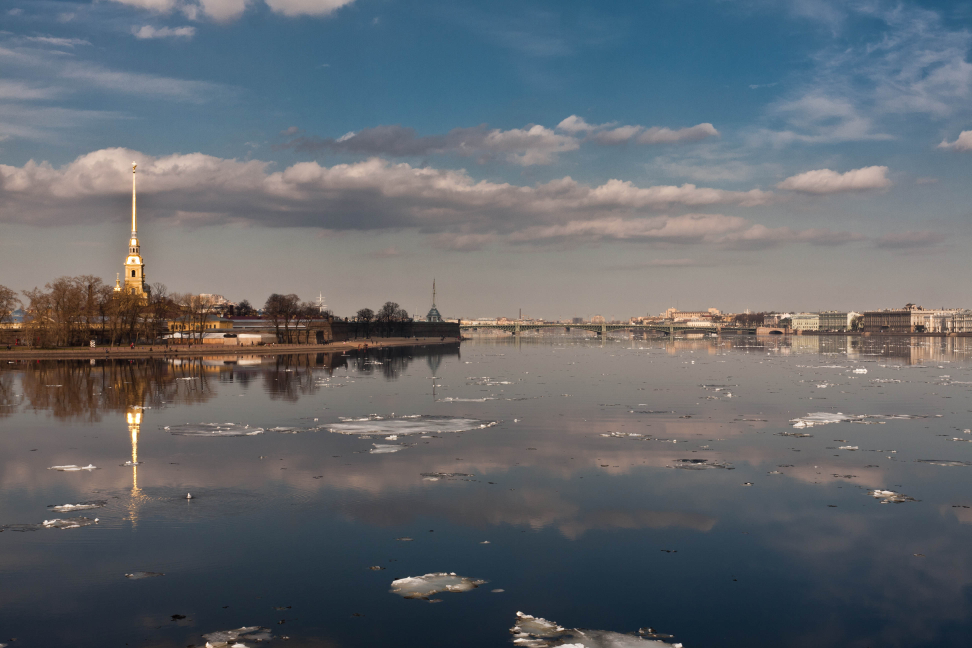
//> input picture Prj_Final/Prj_Final/test/boat1（本来是3）.jpg, 3888 x 2592 px (shown at 1/4 size)
$ ./Prj_Final   (built with g++ and OpenCV 4, older OpenCV classes emulated)
//> lines starting //> are read from the running program, lines starting //| are printed output that depends on the picture
// Prj_Final.cpp : 定义控制台应用程序的入口点。
//

#include <iostream>
#include <string>
#include "opencv2/highgui/highgui.hpp"
#include <opencv2/imgproc/imgproc.hpp>
#include "opencv2/core/core.hpp"
#include<stdlib.h>
#include <opencv2/stitching/stitcher.hpp>
#include"opencv2/nonfree/nonfree.hpp"
#include"opencv2/legacy/legacy.hpp"
#include <io.h>

using namespace std;
using namespace cv;

typedef struct
{
	Point2f left_top;
	Point2f left_bottom;
	Point2f right_top;
	Point2f right_bottom;
}four_corners_t;

typedef struct
{
	int src_pic_num; // 图片序号
	int dst_pic_num;
	float src_pic_x; // 平均x坐标
	float dst_pic_x;
	vector<DMatch> good_match_points;
}good_macth_pair;


void OptimizeSeam(Mat &img1, Mat &trans, Mat& dst);

four_corners_t corners;
string IMAGE_PATH_PREFIX = "./image/";
bool try_use_gpu = false;
vector<Mat> imgs;
string result_name = IMAGE_PATH_PREFIX + "result.jpg";
vector<good_macth_pair> good_macth_pairs;

//计算图片四个角的值
void CalcCorners(const Mat& H, const Mat& src)
{
	double v2[] = { 0, 0, 1 };//左上角
	double v1[3];//变换后的坐标值
	Mat V2 = Mat(3, 1, CV_64FC1, v2);  //列向量
	Mat V1 = Mat(3, 1, CV_64FC1, v1);  //列向量

	V1 = H * V2;
	//左上角(0,0,1)
	cout << "V2: " << V2 << endl;
	cout << "V1: " << V1 << endl;
	corners.left_top.x = v1[0] / v1[2];
	corners.left_top.y = v1[1] / v1[2];

	//左下角(0,src.rows,1)
	v2[0] = 0;
	v2[1] = src.rows;
	v2[2] = 1;
	V2 = Mat(3, 1, CV_64FC1, v2);  //列向量
	V1 = Mat(3, 1, CV_64FC1, v1);  //列向量
	V1 = H * V2;
	corners.left_bottom.x = v1[0] / v1[2];
	corners.left_bottom.y = v1[1] / v1[2];

	//右上角(src.cols,0,1)
	v2[0] = src.cols;
	v2[1] = 0;
	v2[2] = 1;
	V2 = Mat(3, 1, CV_64FC1, v2);  //列向量
	V1 = Mat(3, 1, CV_64FC1, v1);  //列向量
	V1 = H * V2;
	corners.right_top.x = v1[0] / v1[2];
	corners.right_top.y = v1[1] / v1[2];

	//右下角(src.cols,src.rows,1)
	v2[0] = src.cols;
	v2[1] = src.rows;
	v2[2] = 1;
	V2 = Mat(3, 1, CV_64FC1, v2);  //列向量
	V1 = Mat(3, 1, CV_64FC1, v1);  //列向量
	V1 = H * V2;
	corners.right_bottom.x = v1[0] / v1[2];
	corners.right_bottom.y = v1[1] / v1[2];
}

// 读入文件夹中的全部图片
int readImg()
{
	const char path[100] = "./test/*.jpg";
	struct _finddata_t fileinfo;
	intptr_t handle;//这里不能用long
	handle = _findfirst(path, &fileinfo);
	if (!handle)
	{
		cout << "输入的路径有错误" << endl;
		return -1;
	}
	else
	{
		string name = fileinfo.name;
		cout << fileinfo.name << endl;
		Mat img = imread("./test/" + name);
//> img is the input picture: 2592 rows x 3888 cols, CV_8UC3; mean B, G, R 109.4, 103.9, 99.5
		//尺寸调整
		resize(img, img, Size(400, 300), 0, 0, INTER_LINEAR);
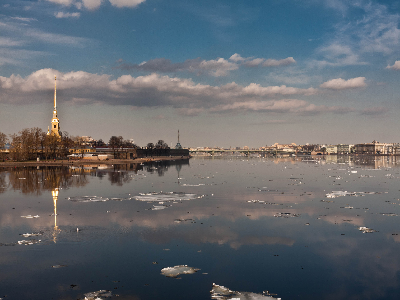
//> img: 300 rows x 400 cols, CV_8UC3; mean B, G, R 109.4, 103.9, 99.4
		imgs.push_back(img);
		while (!_findnext(handle, &fileinfo))
		{
			cout << fileinfo.name << endl;
			string name = fileinfo.name;
			Mat img = imread("./test/" + name);
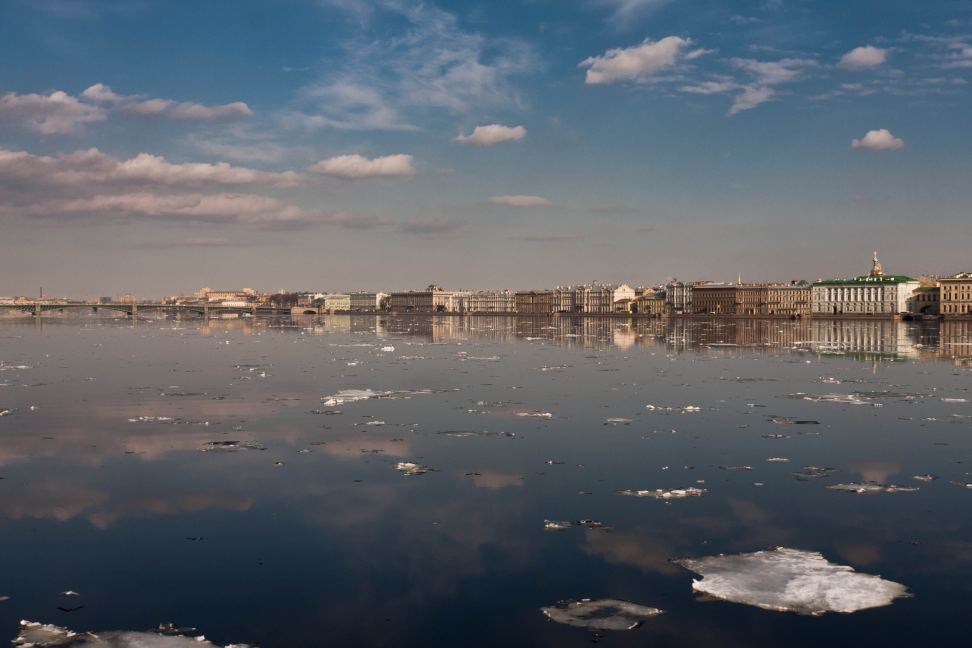
//> input picture Prj_Final/Prj_Final/test/boat2（本来是4）.jpg, 3888 x 2592 px (shown at 1/4 size)
//> img is the input picture: 2592 rows x 3888 cols, CV_8UC3; mean B, G, R 105.3, 97.9, 92.4
			// 尺寸调整
			resize(img, img, Size(400, 300), 0, 0, INTER_LINEAR);
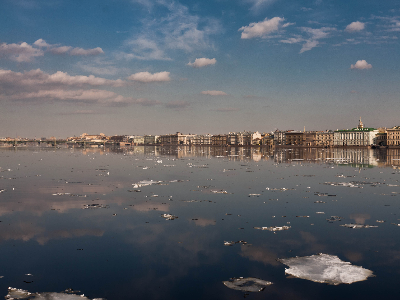
//> img: 300 rows x 400 cols, CV_8UC3; mean B, G, R 105.2, 97.8, 92.3
			imgs.push_back(img);
		}
//> pass 2 of the loop in readImg, `while (!_findnext(handle, &fileinfo))`:
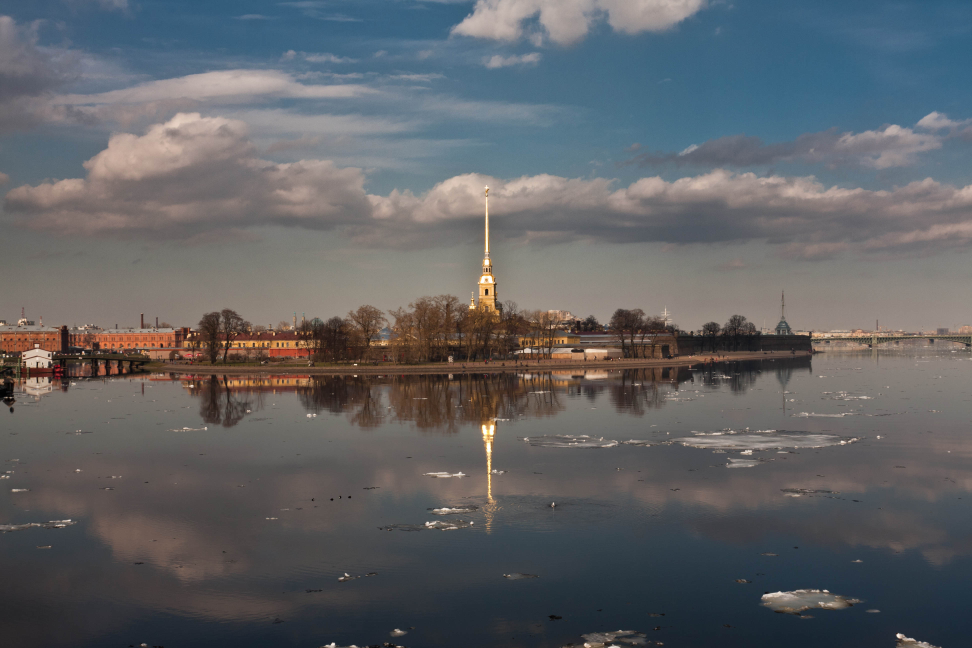
//> input picture Prj_Final/Prj_Final/test/boat3（本来是2）.jpg, 3888 x 2592 px (shown at 1/4 size)
//> in readImg, img is the input picture: 2592 rows x 3888 cols, CV_8UC3; mean B, G, R 101, 98, 96.5
//> in readImg, `resize(img, img, Size(400, 300), 0, 0, INTER_LINEAR);`:
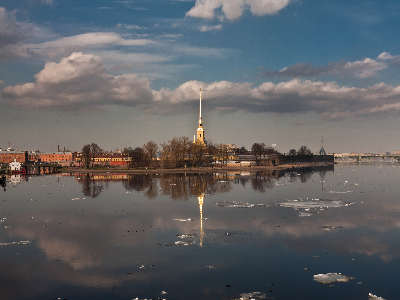
//> img: 300 rows x 400 cols, CV_8UC3; mean B, G, R 100.9, 97.9, 96.4
	}
	if (_findclose(handle) == 0) cout << "文件句柄成功关闭" << endl;  //不要忘了关闭句柄，至关重要
	else cout << "文件句柄关闭失败..." << endl;

	return 0;
}

vector<set<int>> group(vector<Mat>& imagesDesc, vector<vector<KeyPoint>>& keyPoints)
{
	vector<set<int>> groups; // 存储图片分组情况
	for (int i = 0; i < imgs.size(); i++)
	{
		for (int j = i + 1; j < imgs.size(); j++)
		{
			flann::Index flannIndex(imagesDesc[i], flann::LshIndexParams(12, 20, 2), cvflann::FLANN_DIST_HAMMING);
			vector<DMatch> GoodMatchPoints;
			Mat matchIndex(imagesDesc[j].rows, 2, CV_32SC1), matchDistance(imagesDesc[j].rows, 2, CV_32FC1);
			flannIndex.knnSearch(imagesDesc[j], matchIndex, matchDistance, 2, flann::SearchParams());
			// 交换图片顺序基本不影响特征点对的计算
			// 采用Lowe's 算法选取优秀匹配点
			for (int k = 0; k < matchDistance.rows; k++)
			{
				if (matchDistance.at<float>(k, 0) < 0.6*matchDistance.at<float>(k, 1))
				{
					DMatch dmatches(k, matchIndex.at<int>(k, 0), matchDistance.at<float>(k, 0));
					GoodMatchPoints.push_back(dmatches);
					//cout << dmatches.trainIdx << " " << dmatches.queryIdx << endl;
				}
			}
			good_macth_pair gp; // 记录优秀匹配点对，减少重复计算
			gp.src_pic_num = i;
			gp.dst_pic_num = j;
			gp.src_pic_x = 0; // 初始化（有些图片对没有匹配点）
			gp.dst_pic_x = 0;
			float src_pic_x_sum = 0;
			float dst_pic_x_sum = 0;
			gp.good_match_points = GoodMatchPoints;
			for (int k = 0; k < GoodMatchPoints.size(); k++)
			{
				DMatch dmatch = GoodMatchPoints[k];
				src_pic_x_sum += keyPoints[i][dmatch.trainIdx].pt.x;
				dst_pic_x_sum += keyPoints[j][dmatch.queryIdx].pt.x;
			}
			if (GoodMatchPoints.size() != 0){
				gp.src_pic_x = src_pic_x_sum / GoodMatchPoints.size();
				gp.dst_pic_x = dst_pic_x_sum / GoodMatchPoints.size();
			}
			good_macth_pairs.push_back(gp);


			// 优秀匹配点数量大于10的图片分为一组
			if (GoodMatchPoints.size() > 10)
			{
				int insertFlag = 0;
				for (int k = 0; k < groups.size(); k++)
				{
					if (groups[k].count(i) > 0) // 如果已为i分组
					{
						groups[k].insert(j);
						insertFlag = 1;
						break;
					}
					else if (groups[k].count(j) > 0) // 如果已为j分组
					{
						groups[k].insert(i);
						insertFlag = 1;
						break;
					}
				}
				if (insertFlag == 0) // 尚未为i或j分组，创建分组
				{
					set<int> group;
					group.insert(i);
					group.insert(j);
					groups.push_back(group);
				}
			}
		}
	}

	for (set<int> group : groups)
	{
		cout << "分组:\n";
		for (int pic : group)
		{
			cout << pic << " ";
			//pic_group_map[pic] = 1;
		}
		cout << endl;
	}
	return groups;
}

int vectorSearch(vector<int>& v, int num)
{
	vector <int>::iterator iElement = find(v.begin(),
		v.end(), num);
	if (iElement != v.end())
	{
		int nPosition = distance(v.begin(), iElement);
		return nPosition;
	}
	return -1;
}


vector<vector<int>> order(vector<set<int>>& groups, vector<good_macth_pair>& good_macth_pairs)
{
	vector<vector<int>> ordered_groups;
	for (int i = 0; i < groups.size();i++)
	{
		cout << "图片顺序生成中:\n";
		int size = groups[i].size();

		set<int> group = groups[i];
		map<int, int> ordered_pic;
		set<int>::iterator iter;
		for (iter = group.begin(); iter != group.end(); iter++)
		{
			int pic1_num = *iter;
			int pic2_num = -1;
			int min_big_x = imgs[pic1_num].cols;
			for (good_macth_pair gp : good_macth_pairs)
			{
				if (gp.src_pic_num == pic1_num && group.count(gp.dst_pic_num) > 0) // 第j张图与该组中的另一张图比较
				{
					if (gp.dst_pic_x > gp.src_pic_x)
					{
						if (gp.dst_pic_x < min_big_x)
						{
							pic2_num = gp.dst_pic_num;
							min_big_x = gp.dst_pic_x;

						}
					}
				}
				else if (gp.dst_pic_num == pic1_num &&  group.count(gp.src_pic_num) > 0)
				{
					if (gp.dst_pic_x < gp.src_pic_x)
					{
						if (gp.src_pic_x < min_big_x)
						{
							pic2_num = gp.src_pic_num;
							min_big_x = gp.src_pic_x;
							//cout << pic1_num << ":" << gp.dst_pic_x << " " << pic2_num << ":" << gp.src_pic_x << endl;
						}
					}
				}
			}
			ordered_pic[pic1_num] = pic2_num;
			cout << pic1_num << " " << pic2_num << endl;
		}

		vector<int> o_group;
		cout << "分组排序后:\n";

		for (iter = group.begin(); iter != group.end(); iter++)
		{
			int pic = *iter;
			if (vectorSearch(o_group, pic) == -1) // 只要搜不到，就加在最前面。然后把一连串的图像序号都加进来
			{
				int index = 0;
				o_group.insert(o_group.begin(), pic);


				while (ordered_pic[pic] != -1 && vectorSearch(o_group, ordered_pic[pic]) == -1)
				{
					index += 1;
					o_group.insert(o_group.begin()+index, ordered_pic[pic]);
					pic = ordered_pic[pic];

				}
			}

		}
		for (int t : o_group)
		{

			cout << t << " ";
		}
		cout << endl;
		ordered_groups.push_back(o_group);
	}
	return ordered_groups;
}
//函数功能：输入两张具有重叠的图片，合成并优化生成一张图片返回
Mat Stitched(Mat img1, Mat img2)//匹配函数
{
	vector<Mat> s_imgs;
	//便于debug
	Mat img = img1;
	s_imgs.push_back(img);
	img = img2;
	s_imgs.push_back(img);

	//灰度图片转换
	vector<Mat> cvt_s_imgs;
	for (int i = 0; i < s_imgs.size(); i++)
	{
		Mat temp;
		cvtColor(s_imgs[i], temp, CV_RGB2GRAY);
		cvt_s_imgs.push_back(temp);
	}

	//提取特征点
	OrbFeatureDetector orbFeatureDetector(1000);//参考opencvorb实现，调整精度，值越小，点越少越精准
	vector< vector<KeyPoint>> keyPoints;
	for (int i = 0; i < cvt_s_imgs.size(); i++)
	{
		vector<KeyPoint> keyPoint;
		orbFeatureDetector.detect(cvt_s_imgs[i], keyPoint);
		keyPoints.push_back(keyPoint);
	}

	//特征点描述，为特征点匹配做准备
	OrbDescriptorExtractor orbDescriptor;
	vector<Mat> imagesDesc;
	for (int i = 0; i < cvt_s_imgs.size(); i++)
	{
		Mat imageDesc;
		orbDescriptor.compute(cvt_s_imgs[i], keyPoints[i], imageDesc);
		imagesDesc.push_back(imageDesc);
	}
	flann::Index flannIndex(imagesDesc[0], flann::LshIndexParams(12, 20, 2), cvflann::FLANN_DIST_HAMMING);
	vector<DMatch> GoodMatchPoints;
	Mat matchIndex(imagesDesc[1].rows, 2, CV_32SC1), matchDistance(imagesDesc[1].rows, 2, CV_32FC1);
	flannIndex.knnSearch(imagesDesc[1], matchIndex, matchDistance, 2, flann::SearchParams());


	//采用Lowe's 算法选取优秀匹配点
	for (int i = 0; i < matchDistance.rows; i++)
	{
		if (matchDistance.at<float>(i, 0) < 0.6*matchDistance.at<float>(i, 1))
		{
			DMatch dmatches(i, matchIndex.at<int>(i, 0), matchDistance.at<float>(i, 0));
			GoodMatchPoints.push_back(dmatches);
		}
	}
	//将goodmatch点集进行转换
	vector<vector<Point2f>> Points2f;
	vector<Point2f> imagePoint1, imagePoint2;
	Points2f.push_back(imagePoint1);
	Points2f.push_back(imagePoint2);
	vector<KeyPoint> keyPoint1, keyPoint2;
	keyPoint1 = keyPoints[0];
	keyPoint2 = keyPoints[1];
	for (int i = 0; i < GoodMatchPoints.size(); i++)
	{
		Points2f[1].push_back(keyPoint2[GoodMatchPoints[i].queryIdx].pt);
		Points2f[0].push_back(keyPoint1[GoodMatchPoints[i].trainIdx].pt);
	}
	//获取图像1到图像2 的投射矩阵，尺寸为3*3
	Mat homo = findHomography(Points2f[0], Points2f[1], CV_RANSAC);//需要legacy.hpp头文件

	//计算配准图的四个坐标顶点
	CalcCorners(homo, s_imgs[0]);

	//图像匹配
	vector<Mat> imagesTransform;
	Mat imageTransform1, imageTransform2;
	warpPerspective(s_imgs[0], imageTransform1, homo, Size(MAX(corners.right_top.x, corners.right_bottom.x), s_imgs[1].rows));
	imagesTransform.push_back(imageTransform1);
	imagesTransform.push_back(imageTransform2);
	imshow("直接经过透视矩阵变换", imageTransform1);

	//图像拷贝
	int dst_width = imageTransform1.cols;
	int dst_height = s_imgs[1].rows;
	Mat dst(dst_height, dst_width, CV_8UC3);
	dst.setTo(0);
	imageTransform1.copyTo(dst(Rect(0, 0, imageTransform1.cols, imageTransform1.rows)));
	s_imgs[1].copyTo(dst(Rect(0, 0, s_imgs[1].cols, s_imgs[1].rows)));

	//优化拼接边缘
	OptimizeSeam(s_imgs[1], imageTransform1, dst);
	imshow("边缘优化结果", dst);
	waitKey();
	return dst;
}

int main()
{
	readImg();

	//灰度图片转换
	vector<Mat> cvt_imgs;
	for (int i = 0; i < imgs.size(); i++)
	{
		Mat temp;
		cvtColor(imgs[i], temp, CV_RGB2GRAY);
		cvt_imgs.push_back(temp);
	}
//> this loop made 3 passes
//> pass 1, `cvtColor(imgs[i], temp, CV_RGB2GRAY);`:
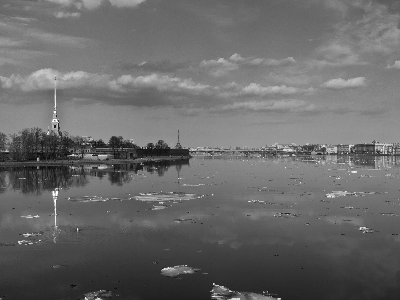
//> temp: 300 rows x 400 cols, CV_8UC1; min 5, max 255, mean 105
//> pass 2, `cvtColor(imgs[i], temp, CV_RGB2GRAY);`:
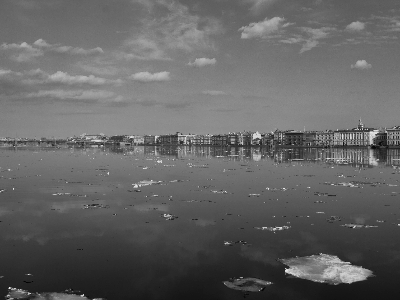
//> temp: 300 rows x 400 cols, CV_8UC1; min 2, max 244, mean 99.3
//> pass 3, `cvtColor(imgs[i], temp, CV_RGB2GRAY);`:
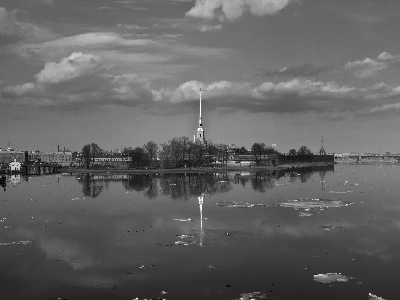
//> temp: 300 rows x 400 cols, CV_8UC1; min 1, max 255, mean 98.7

	//提取特征点
	OrbFeatureDetector orbFeatureDetector(1000);//参考opencvorb实现，调整精度，值越小，点越少越精准
	vector<vector<KeyPoint>> keyPoints;
	for (int i = 0; i < cvt_imgs.size(); i++)
	{
		vector<KeyPoint> keyPoint;
		// keyPoint.reserve(10000); // 在vs2015中有兼容性问题，给vector分配的内存有限，而特征点太多。需要添加这一句。
		orbFeatureDetector.detect(cvt_imgs[i], keyPoint);
		keyPoints.push_back(keyPoint);
	}

	//特征点描述，为特征点匹配做准备
	OrbDescriptorExtractor orbDescriptor;
	vector<Mat> imagesDesc;
	for (int i = 0; i < cvt_imgs.size(); i++)
	{
		Mat imageDesc;
		orbDescriptor.compute(cvt_imgs[i], keyPoints[i], imageDesc);
		imagesDesc.push_back(imageDesc);
	}

	// 分组
	vector<set<int>> groups = group(imagesDesc, keyPoints);
//> the loop in group, `for (int i = 0; i < imgs.size(); i++)` made 3 passes
//> after the loop in group, `for (int i = 0; i < imgs.size(); i++)`: good_macth_pairs = 3 items; groups = 1 item
//> the loop in group, `for (set<int> group : groups)` made 1 pass
//| 分组:
//> groups = 1 item

	// 排序，按照好的匹配里的x坐标的平均值的大小来区分左右
	vector<vector<int>> ordered_groups = order(groups, good_macth_pairs);
//> the loop in order, `for (int i = 0; i < groups.size();i++)` made 1 pass
//> size on pass 1: 3
//| 图片顺序生成中:
//| 分组排序后:
//> ordered_groups = 1 item

	// 循环拼接图片
	for (int i = 0; i < ordered_groups.size(); i++)
	{
		cout << "正在拼接第" << i << "幅全景图..." << endl;
		vector<int> temp_ordered = ordered_groups[i];
		//对一组图片进行拼接
		int temp_index = temp_ordered[0];
		Mat img1 = imgs[temp_index];
		for (int j = 1; j < temp_ordered.size(); j++)
		{
			int index = temp_ordered[j];
			img1 = Stitched(img1, imgs[index]);

		}
		cout << "第" << i << "幅全景图拼接完成" << endl;
		imshow("全景图", img1);
		stringstream stream;
		string str;
		stream << i;
		stream >> str;
		string filename = "./result/result"+ str + ".jpg";
		imwrite(filename, img1);
	}
//> this loop made 1 pass
//> (temp_ordered, temp_index) on pass 1: ([1, 0, 2], 1)
//| 正在拼接第0幅全景图...
//| 第0幅全景图拼接完成
//> pass 1, `imshow("全景图", img1);`:
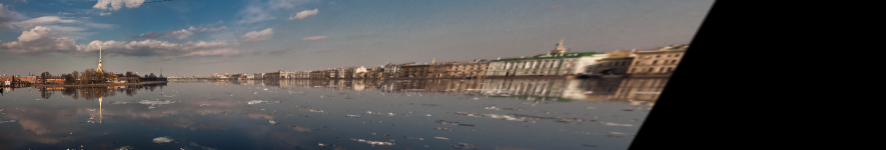
//> window '全景图': 300 rows x 1771 cols, CV_8UC3 (shown at 1/2 size); mean B, G, R 81.3, 81.1, 82.1

}

//优化两图的连接处，使得拼接自然
void OptimizeSeam(Mat& img1, Mat& trans, Mat& dst)
{
	int start = MIN(corners.left_top.x, corners.left_bottom.x);//开始位置，即重叠区域的左边界

	double processWidth = img1.cols - start;//重叠区域的宽度
	int rows = dst.rows;
	int cols = img1.cols; //注意，是列数*通道数
	double alpha = 1;//img1中像素的权重
	for (int i = 0; i < rows; i++)
	{
		uchar* p = img1.ptr<uchar>(i);  //获取第i行的首地址
		uchar* t = trans.ptr<uchar>(i);
		uchar* d = dst.ptr<uchar>(i);
		for (int j = start; j < cols; j++)
		{
			//如果遇到图像trans中无像素的黑点，则完全拷贝img1中的数据
			if (t[j * 3] == 0 && t[j * 3 + 1] == 0 && t[j * 3 + 2] == 0)
			{
				alpha = 1;
			}
			else
			{
				//img1中像素的权重，与当前处理点距重叠区域左边界的距离成正比，实验证明，这种方法确实好
				alpha = (processWidth - (j - start)) / processWidth;
			}

			d[j * 3] = p[j * 3] * alpha + t[j * 3] * (1 - alpha);
			d[j * 3 + 1] = p[j * 3 + 1] * alpha + t[j * 3 + 1] * (1 - alpha);
			d[j * 3 + 2] = p[j * 3 + 2] * alpha + t[j * 3 + 2] * (1 - alpha);

		}
	}

}
